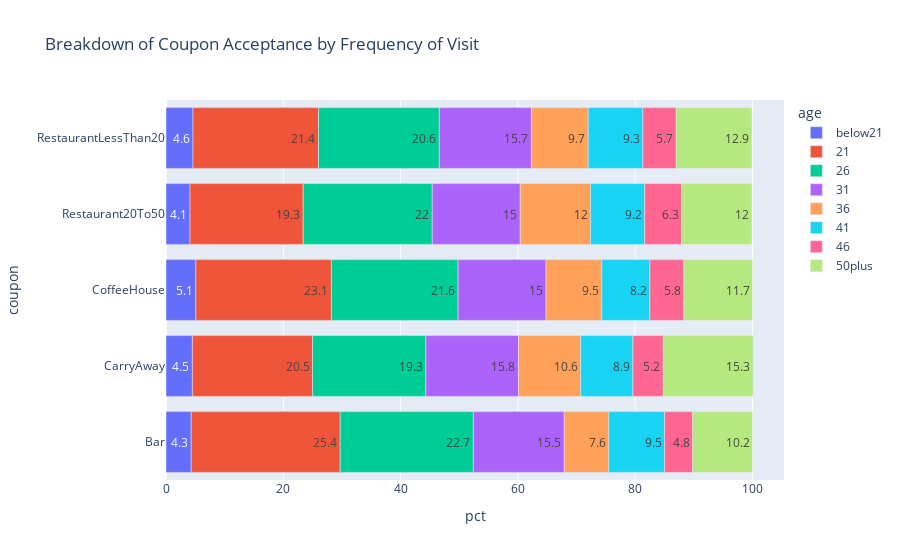

Notebook code for this chart:
### Code cell
freq_df = pd.pivot_table(data.query("Accepted == 'Yes'"), index= 'age', columns= "coupon", values= "destination", aggfunc= 'count')
freq_df = freq_df.reindex(["below21", "21","26","31","36","41","46","50plus"])
freq_df = freq_df.divide(freq_df.sum()).round(3).unstack()* 100 # convert to percentage
freq_df.name= 'pct'
px.bar(data_frame= freq_df.reset_index(), x = "pct", y= "coupon", color= 'age', text_auto= True, 
       title= "Breakdown of Coupon Acceptance by Frequency of Visit")

### Figure 1 — Plotly figure (JSON) as saved in the notebook; plotly's stock layout.template omitted (floating-point values rounded to 4 significant figures)
{"data": [{"alignmentgroup": "True", "hovertemplate": "age=below21<br>pct=%{x}<br>coupon=%{y}<extra></extra>", "legendgroup": "below21", "marker": {"color": "#636efa", "pattern": {"shape": ""}}, "name": "below21", "offsetgroup": "below21", "orientation": "h", "showlegend": true, "textposition": "auto", "texttemplate": "%{x}", "type": "bar", "x": [4.3, 4.5, 5.1, 4.1, 4.6], "xaxis": "x", "y": ["Bar", "CarryAway", "CoffeeHouse", "Restaurant20To50", "RestaurantLessThan20"], "yaxis": "y"}, {"alignmentgroup": "True", "hovertemplate": "age=21<br>pct=%{x}<br>coupon=%{y}<extra></extra>", "legendgroup": "21", "marker": {"color": "#EF553B", "pattern": {"shape": ""}}, "name": "21", "offsetgroup": "21", "orientation": "h", "showlegend": true, "textposition": "auto", "texttemplate": "%{x}", "type": "bar", "x": [25.4, 20.5, 23.1, 19.3, 21.4], "xaxis": "x", "y": ["Bar", "CarryAway", "CoffeeHouse", "Restaurant20To50", "RestaurantLessThan20"], "yaxis": "y"}, {"alignmentgroup": "True", "hovertemplate": "age=26<br>pct=%{x}<br>coupon=%{y}<extra></extra>", "legendgroup": "26", "marker": {"color": "#00cc96", "pattern": {"shape": ""}}, "name": "26", "offsetgroup": "26", "orientation": "h", "showlegend": true, "textposition": "auto", "texttemplate": "%{x}", "type": "bar", "x": [22.7, 19.3, 21.6, 22, 20.6], "xaxis": "x", "y": ["Bar", "CarryAway", "CoffeeHouse", "Restaurant20To50", "RestaurantLessThan20"], "yaxis": "y"}, {"alignmentgroup": "True", "hovertemplate": "age=31<br>pct=%{x}<br>coupon=%{y}<extra></extra>", "legendgroup": "31", "marker": {"color": "#ab63fa", "pattern": {"shape": ""}}, "name": "31", "offsetgroup": "31", "orientation": "h", "showlegend": true, "textposition": "auto", "texttemplate": "%{x}", "type": "bar", "x": [15.5, 15.8, 15, 15, 15.7], "xaxis": "x", "y": ["Bar", "CarryAway", "CoffeeHouse", "Restaurant20To50", "RestaurantLessThan20"], "yaxis": "y"}, {"alignmentgroup": "True", "hovertemplate": "age=36<br>pct=%{x}<br>coupon=%{y}<extra></extra>", "legendgroup": "36", "marker": {"color": "#FFA15A", "pattern": {"shape": ""}}, "name": "36", "offsetgroup": "36", "orientation": "h", "showlegend": true, "textposition": "auto", "texttemplate": "%{x}", "type": "bar", "x": [7.6, 10.6, 9.5, 12, 9.7], "xaxis": "x", "y": ["Bar", "CarryAway", "CoffeeHouse", "Restaurant20To50", "RestaurantLessThan20"], "yaxis": "y"}, {"alignmentgroup": "True", "hovertemplate": "age=41<br>pct=%{x}<br>coupon=%{y}<extra></extra>", "legendgroup": "41", "marker": {"color": "#19d3f3", "pattern": {"shape": ""}}, "name": "41", "offsetgroup": "41", "orientation": "h", "showlegend": true, "textposition": "auto", "texttemplate": "%{x}", "type": "bar", "x": [9.5, 8.9, 8.2, 9.2, 9.3], "xaxis": "x", "y": ["Bar", "CarryAway", "CoffeeHouse", "Restaurant20To50", "RestaurantLessThan20"], "yaxis": "y"}, {"alignmentgroup": "True", "hovertemplate": "age=46<br>pct=%{x}<br>coupon=%{y}<extra></extra>", "legendgroup": "46", "marker": {"color": "#FF6692", "pattern": {"shape": ""}}, "name": "46", "offsetgroup": "46", "orientation": "h", "showlegend": true, "textposition": "auto", "texttemplate": "%{x}", "type": "bar", "x": [4.8, 5.2, 5.8, 6.3, 5.7], "xaxis": "x", "y": ["Bar", "CarryAway", "CoffeeHouse", "Restaurant20To50", "RestaurantLessThan20"], "yaxis": "y"}, {"alignmentgroup": "True", "hovertemplate": "age=50plus<br>pct=%{x}<br>coupon=%{y}<extra></extra>", "legendgroup": "50plus", "marker": {"color": "#B6E880", "pattern": {"shape": ""}}, "name": "50plus", "offsetgroup": "50plus", "orientation": "h", "showlegend": true, "textposition": "auto", "texttemplate": "%{x}", "type": "bar", "x": [10.2, 15.3, 11.7, 12, 12.9], "xaxis": "x", "y": ["Bar", "CarryAway", "CoffeeHouse", "Restaurant20To50", "RestaurantLessThan20"], "yaxis": "y"}], "layout": {"autosize": true, "barmode": "relative", "legend": {"title": {"text": "age"}, "tracegroupgap": 0}, "title": {"text": "Breakdown of Coupon Acceptance by Frequency of Visit"}, "xaxis": {"anchor": "y", "autorange": true, "domain": [0, 1], "range": [0, 105.4], "title": {"text": "pct"}, "type": "linear"}, "yaxis": {"anchor": "x", "autorange": true, "domain": [0, 1], "range": [-0.5, 4.5], "title": {"text": "coupon"}, "type": "category"}}}
